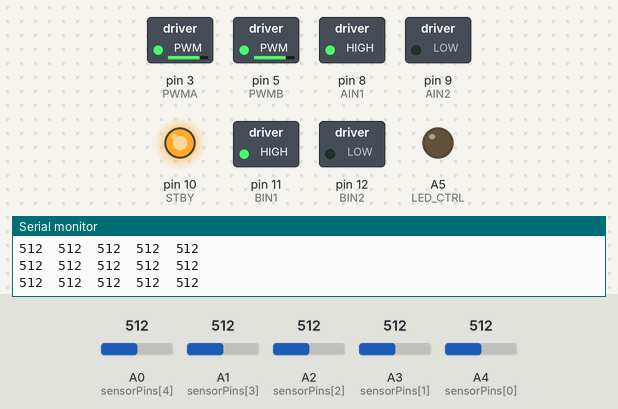
Bench run of a sketch on a simulated Arduino Uno, built with avr-gcc and run on an emulated ATmega328P. Shown: switched loads named in the sketch (green lamp = pin HIGH), output pins drawn as LEDs (lit = HIGH), the last lines printed to the serial monitor. Inputs (shaded band) come from the test bench; at power-on: A1 (sensorPins[3]) = 512, A3 (sensorPins[1]) = 512, A4 (sensorPins[0]) = 512, A0 (sensorPins[4]) = 512, A2 (sensorPins[2]) = 512.

Above: at 1.2 s.
1.3 s: A1 (sensorPins[3]) set to 484
At 2.0 s:
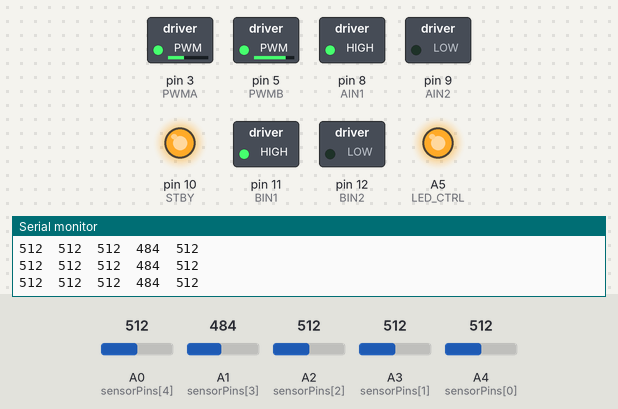
2.8 s: A3 (sensorPins[1]) set to 486
At 3.8 s:
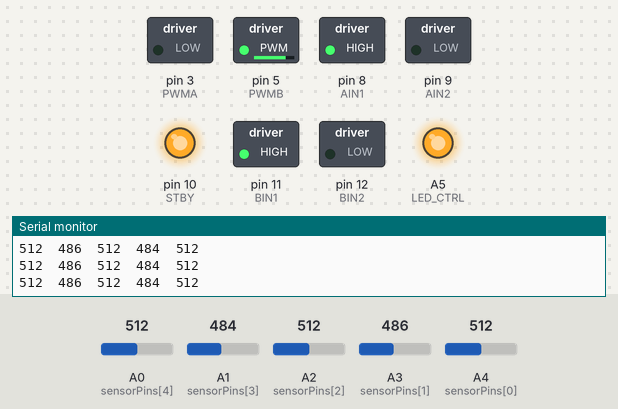
4.3 s: A4 (sensorPins[0]) set to 483
At 5.0 s:
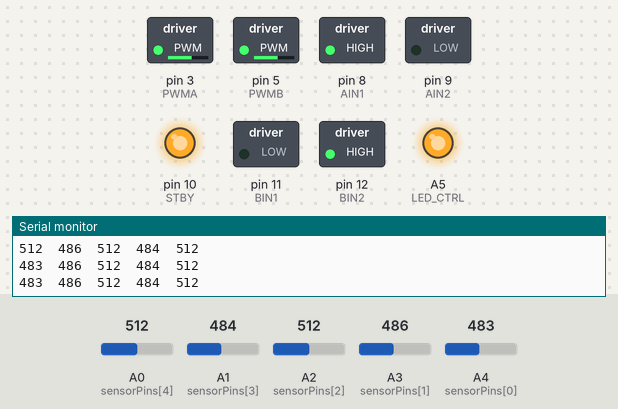
Timing chart, 0 to 7.3 s (numbered marks = the images above; inputs shaded):
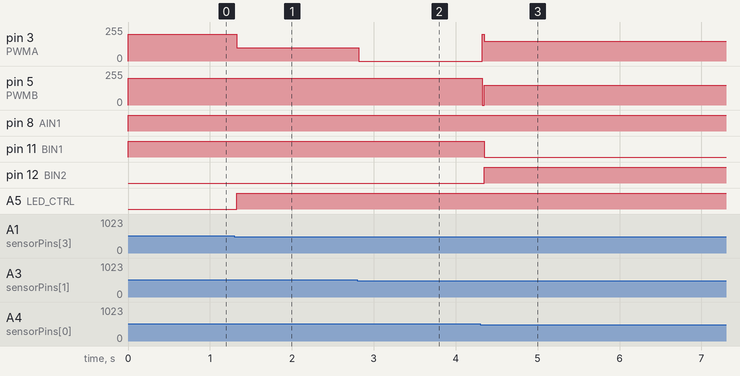

The sketch:

sketch_oct22a.ino
```cpp
// Define sensor pins
const uint8_t sensorCount = 5; // Using 5 sensors
const uint8_t sensorPins[sensorCount] = {A4, A3, A2, A1, A0}; // SENSOR_1 to SENSOR_5 (left to right)
uint16_t sensorValues[sensorCount];

// Define motor control pins for TB6612FNG
#define AIN1 8      // Input 1 for Motor A check
#define AIN2 9     // Input 2 for Motor A check
#define PWMA 3      // PWM control for Motor A check
#define BIN1 11     // Input 1 for Motor B check
#define BIN2 12     // Input 2 for Motor B check
#define PWMB 5      // PWM control for Motor B check
#define STBY 10      // Standby pin check

#define LED_CTRL A5 // Optional LED control pin

// Motor speed control
int baseSpeed = 200; // Base speed for motors
int uTurnSpeed = 150; // Speed for U-turns
int zigZagSpeed = 180; // Speed for zig-zag adjustments

// Memory Array to track past movements
int movementMemory[5];  // 0 = straight, 1 = left, 2 = right, 3 = hard left, 4 = hard right
int memoryIndex = 0;

void setup() {
  Serial.begin(9600);

  // Initialize motor control pins
  pinMode(AIN1, OUTPUT);
  pinMode(AIN2, OUTPUT);
  pinMode(PWMA, OUTPUT);
  pinMode(BIN1, OUTPUT);
  pinMode(BIN2, OUTPUT);
  pinMode(PWMB, OUTPUT);
  pinMode(STBY, OUTPUT);

  // Set standby to HIGH to enable the motors
  digitalWrite(STBY, HIGH);

  // Optional LED control
  pinMode(LED_CTRL, OUTPUT);
}

void loop() {
  // Read the values of the 5 sensors
  for (uint8_t i = 0; i < sensorCount; i++) {
    sensorValues[i] = analogRead(sensorPins[i]);
  }

  // Debugging: print the sensor values
  for (uint8_t i = 0; i < sensorCount; i++) {
    Serial.print(sensorValues[i]);
    Serial.print("\t");
  }
  Serial.println();

  // Define threshold to detect the black line (adjust based on your track)
  int threshold = 500; // Adjust this value based on your track's lighting

  // Memory-based pattern handling: check for zig-zag or U-bend
  if (checkUBend()) {
    performUTurn(); // Execute U-turn if U-bend is detected
    return;
  }

  if (checkZigZag()) {
    performZigZag(); // Execute zig-zag adjustments
    return;
  }

  // Minor adjustments for 2nd and 4th sensors
  if (sensorValues[2] > threshold && sensorValues[1] > threshold && sensorValues[3] > threshold) {
    moveStraight();
    updateMemory(0);  // 0 for straight
  }
  else if (sensorValues[1] > threshold) {
    turnLeft(); // Minor left adjustment
    updateMemory(1);  // 1 for left
  }
  else if (sensorValues[3] > threshold) {
    turnRight(); // Minor right adjustment
    updateMemory(2);  // 2 for right
  }
  // Hard turns for 1st and 5th sensors
  else if (sensorValues[0] > threshold) {
    turnHARDLeft(); // Hard left turn
    updateMemory(3);  // 3 for hard left
  }
  else if (sensorValues[4] > threshold) {
    turnHARDRight(); // Hard right turn
    updateMemory(4);  // 4 for hard right
  }
  else {
    stop(); // Stop if no sensor detects the line
  }

  delay(10); // Small delay to stabilize
}

// Function to update the memory of past movements
void updateMemory(int move) {
  movementMemory[memoryIndex] = move;
  memoryIndex = (memoryIndex + 1) % 5;  // Circular buffer, always store the last 5 movements
}

// Function to check for a U-bend using memory
bool checkUBend() {
  // If the last 3 movements were minor adjustments or hard turns (left/right), a U-bend is likely
  if ((movementMemory[0] == 1 || movementMemory[0] == 3) &&  // Left or hard left
      (movementMemory[1] == 2 || movementMemory[1] == 4) &&  // Right or hard right
      (movementMemory[2] == 1 || movementMemory[2] == 3)) {  // Left or hard left
    return true;
  }
  return false;
}

// Function to check for zig-zag using memory
bool checkZigZag() {
  // Zig-zag detection: alternating left and right movements in the last 4 movements
  if ((movementMemory[0] == 1 && movementMemory[1] == 2) ||
      (movementMemory[0] == 2 && movementMemory[1] == 1)) {
    return true;
  }
  return false;
}

// Function to perform a U-turn
void performUTurn() {
  setMotor(AIN1, AIN2, PWMA, uTurnSpeed);     // Motor A forward
  setMotor(BIN1, BIN2, PWMB, -uTurnSpeed);    // Motor B backward
  delay(1000);  // Delay for a full U-turn
}

// Function to perform zig-zag adjustments
void performZigZag() {
  turnLeft();
  delay(200);  // Small delay for left turn
  turnRight();
  delay(200);  // Small delay for right turn
}

// Function to move the robot straight
void moveStraight() {
  setMotor(AIN1, AIN2, PWMA, baseSpeed); // Motor A forward
  setMotor(BIN1, BIN2, PWMB, baseSpeed); // Motor B forward
  digitalWrite(LED_CTRL, LOW); // LED off when on track
}

// Function to turn the robot left (minor adjustment)
void turnLeft() {
  setMotor(AIN1, AIN2, PWMA, baseSpeed / 2); // Motor A slower
  setMotor(BIN1, BIN2, PWMB, baseSpeed);     // Motor B full speed
  digitalWrite(LED_CTRL, HIGH); // Turn LED on when turning
}

// Function to turn the robot right (minor adjustment)
void turnRight() {
  setMotor(AIN1, AIN2, PWMA, baseSpeed);     // Motor A full speed
  setMotor(BIN1, BIN2, PWMB, baseSpeed / 2); // Motor B slower
  digitalWrite(LED_CTRL, HIGH); // Turn LED on when turning
}

// Function to turn the robot hard left
void turnHARDLeft() {
  setMotor(AIN1, AIN2, PWMA, 0); // Motor A stopped
  setMotor(BIN1, BIN2, PWMB, baseSpeed);     // Motor B full speed
  digitalWrite(LED_CTRL, HIGH); // Turn LED on when turning
}

// Function to turn the robot hard right
void turnHARDRight() {
  setMotor(AIN1, AIN2, PWMA, baseSpeed);     // Motor A full speed
  setMotor(BIN1, BIN2, PWMB, 0); // Motor B stopped
  digitalWrite(LED_CTRL, HIGH); // Turn LED on when turning
}

// Function to stop the robot
void stop() {
  setMotor(AIN1, AIN2, PWMA, 0);
  setMotor(BIN1, BIN2, PWMB, 0);
  digitalWrite(LED_CTRL, HIGH); // LED on when stopping
}

// Function to control the motor direction and speed
void setMotor(int in1, int in2, int pwm, int speed) {
  if (speed >= 0) {
    digitalWrite(in1, HIGH);
    digitalWrite(in2, LOW);
    analogWrite(pwm, speed);
  } else {
    digitalWrite(in1, LOW);
    digitalWrite(in2, HIGH);
    analogWrite(pwm, -speed);
  }
}
```

Measured:
- the behaviour switches between 501 and 500 on A1 (sensorPins[3]) (found by bisection; images 0 and 1)
- the behaviour switches between 501 and 500 on A3 (sensorPins[1]) (found by bisection; images 1 and 2)
- the behaviour switches between 501 and 500 on A4 (sensorPins[0]) (found by bisection; images 2 and 3)
- after the input at 1.3 s, pin 3 (PWMA): 200/255 → 100/255 at once; A5 (LED_CTRL): LOW → HIGH at once
- after the input at 2.8 s, pin 3 (PWMA): 100/255 → 0/255 at once
- after the input at 4.3 s, pin 3 (PWMA): 0/255 → 150/255 at once; pin 5 (PWMB): 200/255 → 150/255 at once; pin 11 (BIN1): HIGH → LOW after 0.05 s; pin 12 (BIN2): LOW → HIGH after 0.05 s
